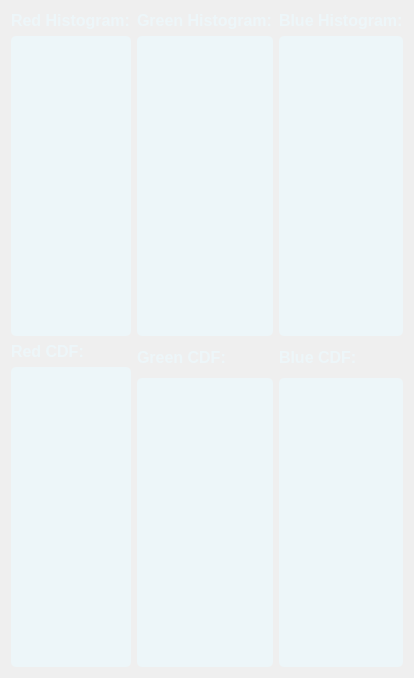
              <widget class="QWidget" name="page_4">
               <layout class="QHBoxLayout" name="horizontalLayout_14">
                <item>
                 <layout class="QGridLayout" name="gridLayout">
                  <item row="1" column="1">
                   <layout class="QVBoxLayout" name="verticalLayout_17">
                    <item>
                     <widget class="QLabel" name="label_14">
                      <property name="maximumSize">
                       <size>
                        <width>16777215</width>
                        <height>30</height>
                       </size>
                      </property>
                      <property name="styleSheet">
                       <string notr="true">
color:#edf6f9;
font-size: 16px;
font-weight:500;
border:none;</string>
                      </property>
                      <property name="text">
                       <string>Green Histogram:</string>
                      </property>
                     </widget>
                    </item>
                    <item>
                     <layout class="QVBoxLayout" name="verticalLayout_42">
                      <item>
                       <widget class="QWidget" name="widget_13" native="true">
                        <property name="minimumSize">
                         <size>
                          <width>0</width>
                          <height>300</height>
                         </size>
                        </property>
                        <property name="styleSheet">
                         <string notr="true">background-color:#edf6f9;
border-radius: 5px;</string>
                        </property>
                        <layout class="QVBoxLayout" name="verticalLayout_44">
                         <item>
                          <layout class="QVBoxLayout" name="green_histogram"/>
                         </item>
                        </layout>
                       </widget>
                      </item>
                     </layout>
                    </item>
                   </layout>
                  </item>
                  <item row="1" column="0">
                   <layout class="QVBoxLayout" name="verticalLayout_16">
                    <item>
                     <widget class="QLabel" name="label_13">
                      <property name="maximumSize">
                       <size>
                        <width>16777215</width>
                        <height>30</height>
                       </size>
                      </property>
                      <property name="styleSheet">
                       <string notr="true">
color:#edf6f9;
font-size: 16px;
font-weight:500;
border:none;</string>
                      </property>
                      <property name="text">
                       <string>Red Histogram:</string>
                      </property>
                     </widget>
                    </item>
                    <item>
                     <layout class="QVBoxLayout" name="verticalLayout_35">
                      <item>
                       <widget class="QWidget" name="widget_12" native="true">
                        <property name="minimumSize">
                         <size>
                          <width>0</width>
                          <height>300</height>
                         </size>
                        </property>
                        <property name="styleSheet">
                         <string notr="true">background-color:#edf6f9;
border-radius: 5px;</string>
                        </property>
                        <layout class="QVBoxLayout" name="verticalLayout_36">
                         <item>
                          <layout class="QVBoxLayout" name="red_histogram"/>
                         </item>
                        </layout>
                       </widget>
                      </item>
                     </layout>
                    </item>
                   </layout>
                  </item>
                  <item row="1" column="2">
                   <layout class="QVBoxLayout" name="verticalLayout_18">
                    <item>
                     <widget class="QLabel" name="label_15">
                      <property name="maximumSize">
                       <size>
                        <width>16777215</width>
                        <height>30</height>
                       </size>
                      </property>
                      <property name="styleSheet">
                       <string notr="true">
color:#edf6f9;
font-size: 16px;
font-weight:500;
border:none;</string>
                      </property>
                      <property name="text">
                       <string>Blue Histogram:</string>
                      </property>
                     </widget>
                    </item>
                    <item>
                     <layout class="QVBoxLayout" name="verticalLayout_45">
                      <item>
                       <widget class="QWidget" name="widget_14" native="true">
                        <property name="minimumSize">
                         <size>
                          <width>0</width>
                          <height>300</height>
                         </size>
                        </property>
                        <property name="styleSheet">
                         <string notr="true">background-color:#edf6f9;
border-radius: 5px;</string>
                        </property>
                        <layout class="QVBoxLayout" name="verticalLayout_46">
                         <item>
                          <layout class="QVBoxLayout" name="blue_histogram"/>
                         </item>
                        </layout>
                       </widget>
                      </item>
                     </layout>
                    </item>
                   </layout>
                  </item>
                  <item row="2" column="2">
                   <layout class="QVBoxLayout" name="verticalLayout_20">
                    <item>
                     <widget class="QLabel" name="label_20">
                      <property name="maximumSize">
                       <size>
                        <width>16777215</width>
                        <height>30</height>
                       </size>
                      </property>
                      <property name="styleSheet">
                       <string notr="true">
color:#edf6f9;
font-size: 16px;
font-weight:500;
border:none;</string>
                      </property>
                      <property name="text">
                       <string>Blue CDF:</string>
                      </property>
                     </widget>
                    </item>
                    <item>
                     <layout class="QVBoxLayout" name="verticalLayout_51">
                      <item>
                       <widget class="QWidget" name="widget_20" native="true">
                        <property name="styleSheet">
                         <string notr="true">background-color:#edf6f9;
border-radius: 5px;</string>
                        </property>
                        <layout class="QVBoxLayout" name="verticalLayout_52">
                         <item>
                          <layout class="QVBoxLayout" name="blue_cdf"/>
                         </item>
                        </layout>
                       </widget>
                      </item>
                     </layout>
                    </item>
                   </layout>
                  </item>
                  <item row="2" column="0">
                   <layout class="QVBoxLayout" name="verticalLayout_15">
                    <item>
                     <widget class="QLabel" name="label_18">
                      <property name="maximumSize">
                       <size>
                        <width>16777215</width>
                        <height>30</height>
                       </size>
                      </property>
                      <property name="styleSheet">
                       <string notr="true">
color:#edf6f9;
font-size: 16px;
font-weight:500;
border:none;</string>
                      </property>
                      <property name="text">
                       <string>Red CDF:</string>
                      </property>
                     </widget>
                    </item>
                    <item>
                     <layout class="QVBoxLayout" name="verticalLayout_47">
                      <item>
                       <widget class="QWidget" name="widget_15" native="true">
                        <property name="minimumSize">
                         <size>
                          <width>0</width>
                          <height>300</height>
                         </size>
                        </property>
                        <property name="styleSheet">
                         <string notr="true">background-color:#edf6f9;
border-radius: 5px;</string>
                        </property>
                        <layout class="QVBoxLayout" name="verticalLayout_48">
                         <item>
                          <layout class="QVBoxLayout" name="red_cdf"/>
                         </item>
                        </layout>
                       </widget>
                      </item>
                     </layout>
                    </item>
                   </layout>
                  </item>
                  <item row="2" column="1">
                   <layout class="QVBoxLayout" name="verticalLayout_19">
                    <item>
                     <widget class="QLabel" name="label_19">
                      <property name="maximumSize">
                       <size>
                        <width>16777215</width>
                        <height>30</height>
                       </size>
                      </property>
                      <property name="styleSheet">
                       <string notr="true">
color:#edf6f9;
font-size: 16px;
font-weight:500;
border:none;</string>
                      </property>
                      <property name="text">
                       <string>Green CDF:</string>
                      </property>
                     </widget>
                    </item>
                    <item>
                     <layout class="QVBoxLayout" name="verticalLayout_49">
                      <item>
                       <widget class="QWidget" name="widget_16" native="true">
                        <property name="styleSheet">
                         <string notr="true">background-color:#edf6f9;
border-radius: 5px;</string>
                        </property>
                        <layout class="QVBoxLayout" name="verticalLayout_50">
                         <item>
                          <layout class="QVBoxLayout" name="green_cdf"/>
                         </item>
                        </layout>
                       </widget>
                      </item>
                     </layout>
                    </item>
                   </layout>
                  </item>
                 </layout>
                </item>
               </layout>
              </widget>
